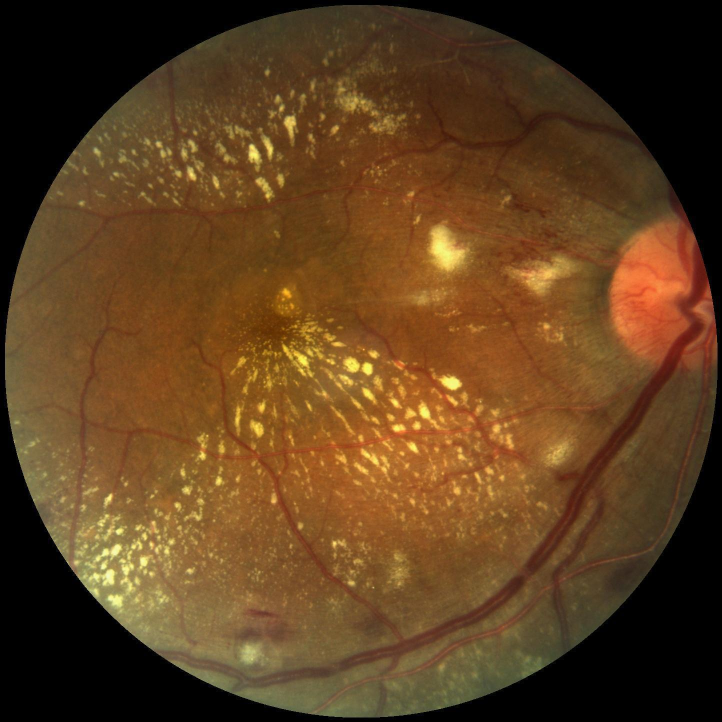
#> input picture uploads/original/5999712.jpg, 1444 x 1444 px (shown at 1/2 size)
$ python -i utils.py   (imports and definitions only)
#> lines starting #> are read from the running program, lines starting #| are printed output that depends on the picture
####################################################
#                                                  #
# ARDD Utils for Object Detection.                 #
# Created by Thomas Chia and Cindy Wu              #
# Medical Research by Sreya Devarakonda            #
# Created for the 2021 Congressional App Challenge #
# Winning "webapp" of Virginia's 10th District     #
#                                                  #
# Based on Joseph Redmon's                         #
#              YoloV3: An Incremental Improvement  #
#                                                  #
####################################################

import cv2
import time
import random
import colorsys
import PIL
import os
import numpy as np
import tensorflow as tf
import matplotlib.pyplot as plt
import shutil
from PIL import Image
from shutil import copyfile
from tqdm import tqdm
from .configs import *

def clahe_image(image_path, save_path = '', clipLimit = 1.0, channels = 'a'):
    """
    Applies Contrast Limited Histogram Equalization (CLAHE) on a given Image.

    Parameters:
        image_path (str): Path to the image.
        save_path (str): Location to where the image should be saved.
        clipLimit (float): The clip limit on the contrast in CLAHE.
        channels (r, g, b, a): Apply CLAHE to a specific channel or all channels.

    Returns:
        Image with CLAHE applied.

    Citation:
        CLAHE Preproccessing Function for Fundus Images
            Implementation: Thomas Chia, Cindy Wu: https://github.com/haoyuwu03/Intel/blob/master/image_preprocessing/clahe_g_channel.ipynb
    """
#> called with image_path = '../uploads/original/5999712.jpg', save_path = '', clipLimit = 1, channels = 'a'

    # Step 1: Channel Splitting of the BGR Image.
    old_image = cv2.imread(image_path)
#> old_image is the input picture: shape (1444, 1444, 3); mean B, G, R 30.5, 62.9, 93.4
    old_image = cv2.cvtColor(old_image, cv2.COLOR_BGR2RGB) # Converts image to RGB
    R,G,B = cv2.split(old_image) # Splits the channels
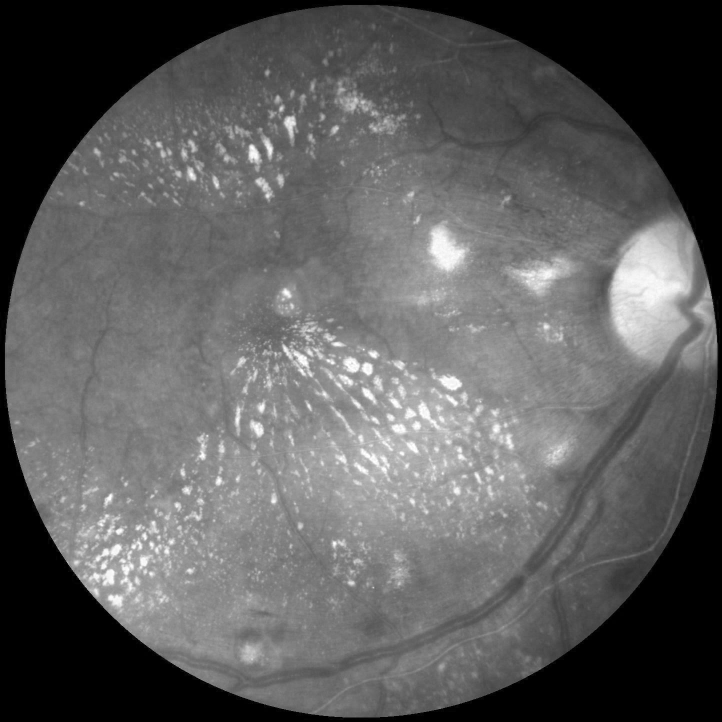
#> R: shape (1444, 1444) (shown at 1/2 size); min 0, max 255, mean 93.4
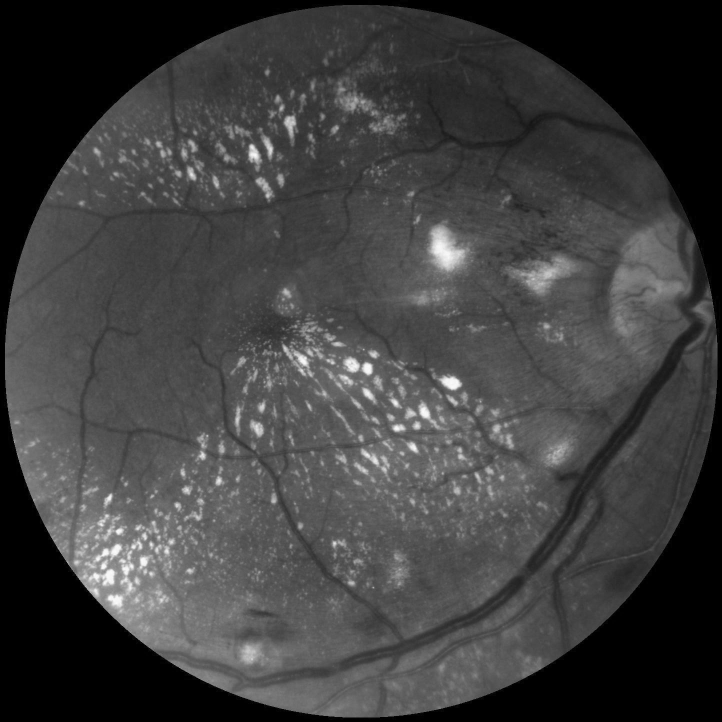
#> G: shape (1444, 1444) (shown at 1/2 size); min 0, max 252, mean 62.9
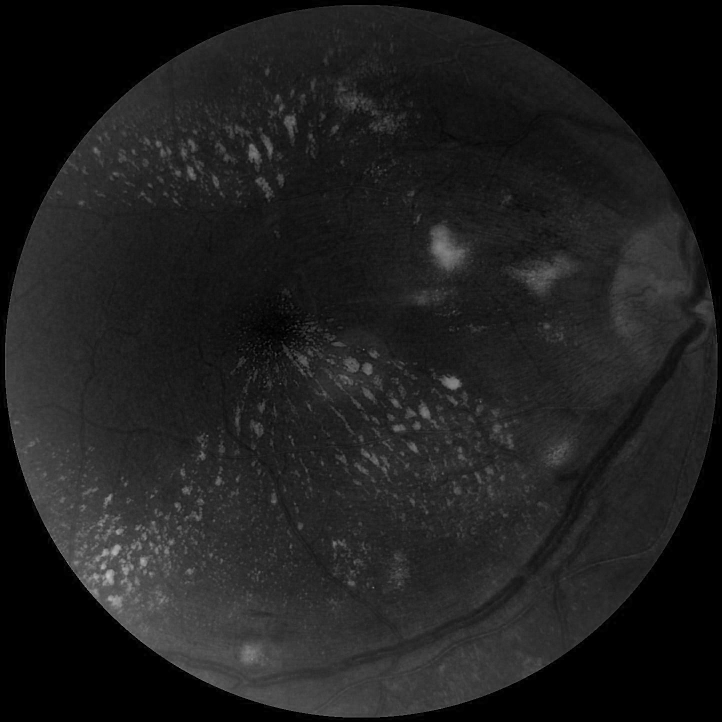
#> B: shape (1444, 1444) (shown at 1/2 size); min 0, max 196, mean 30.5

    # Step 2: Apply ClAHE on the "g" channel of the image
    clahe = cv2.createCLAHE(clipLimit=clipLimit, tileGridSize=(8,8))

    if channels is 'g':
        G = clahe.apply(G)
    if channels is 'b':
        B = clahe.apply(B)
    if channels is 'r':
        R = clahe.apply(R)
    if channels is 'a':
        G = clahe.apply(G)
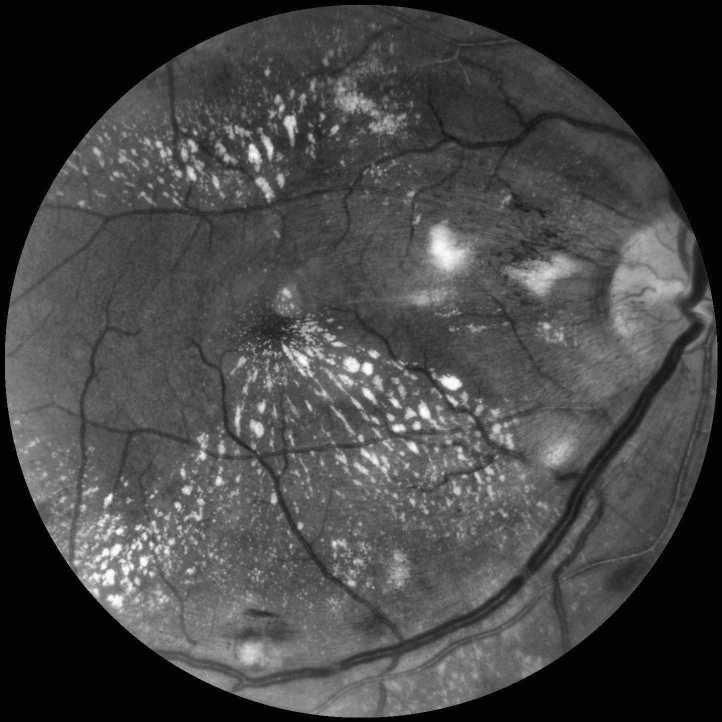
#> G: shape (1444, 1444) (shown at 1/2 size); min 2, max 253, mean 69.3
        B = clahe.apply(B)
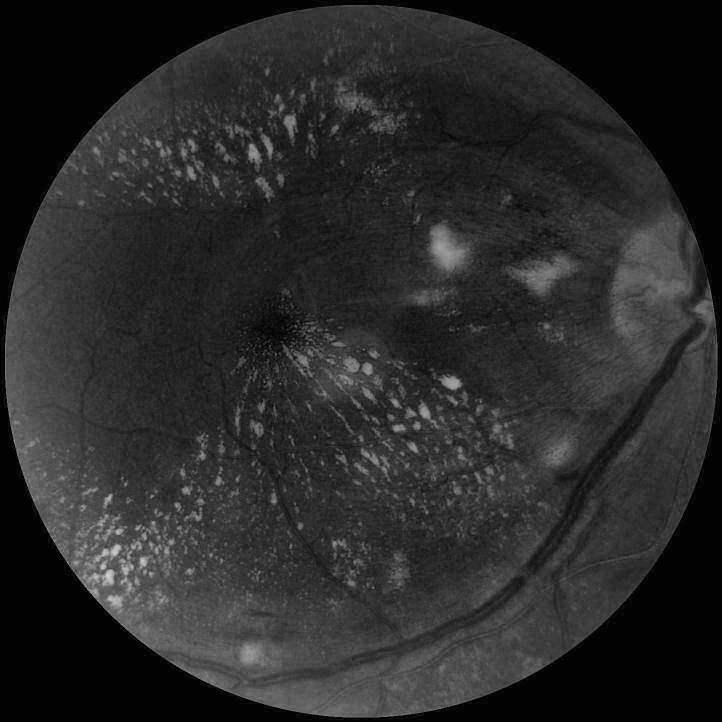
#> B: shape (1444, 1444) (shown at 1/2 size); min 1, max 213, mean 41.1
        R = clahe.apply(R)
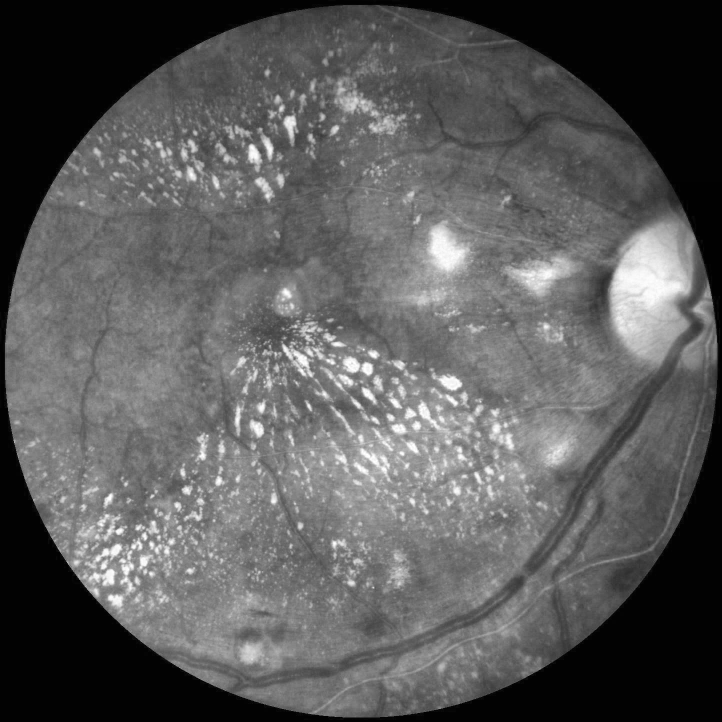
#> R: shape (1444, 1444) (shown at 1/2 size); min 1, max 255, mean 90.8

    # Step 3: Merge Image Channels
    clahe_image = cv2.merge((R, G, B))
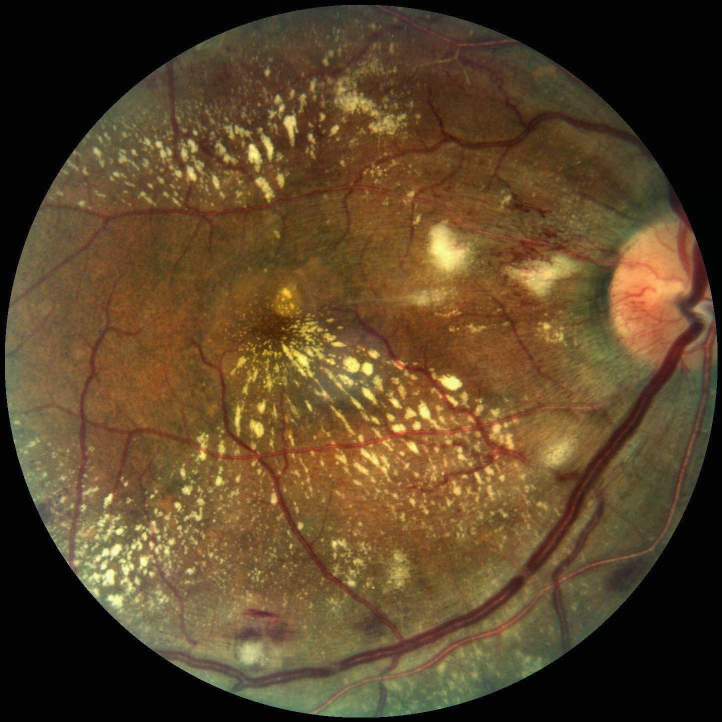
#> clahe_image: shape (1444, 1444, 3) (shown at 1/2 size); mean R, G, B 90.8, 69.3, 41.1

    return clahe_image

# [53 lines left out: function detect_image, not called in this run]

"""
The next following functions serve to process the images into a usable Tensor format. This includes converting the model outputs into usable coordinates,
preprocessing images into usable form factors, reading classnames, etc.
"""

# [136 lines left out: functions read_class_names, image_preprocess, draw_bbox, bboxes_iou, nms, postprocess_boxes, not called in this run]

>>> result = clahe_image('../uploads/original/5999712.jpg')
